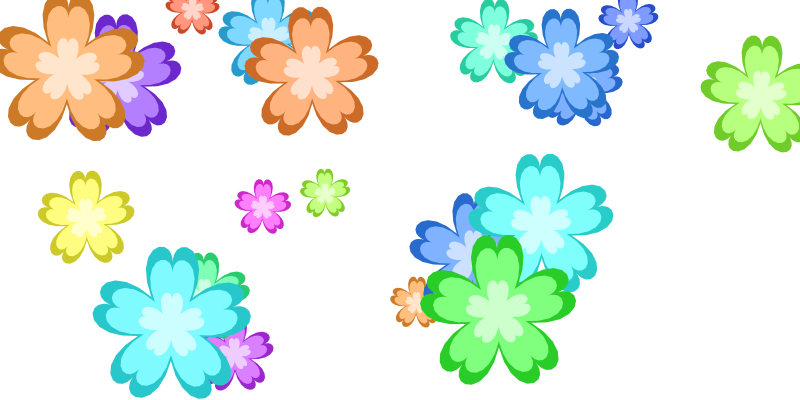
Frame 1 (no input)
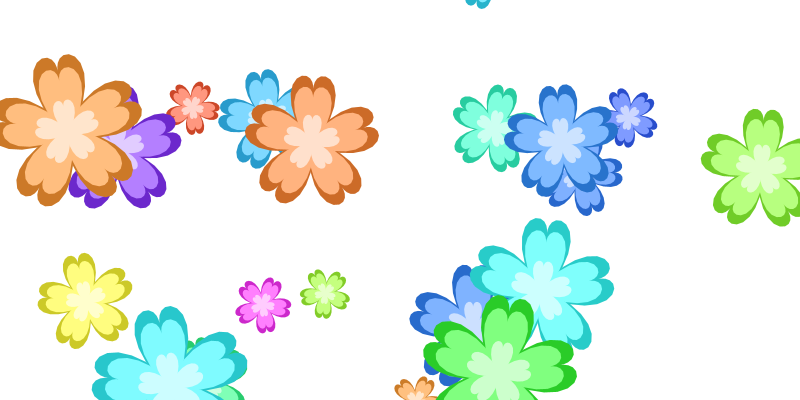
Frame 60 (the mouse pressed at the canvas centre just before this capture)
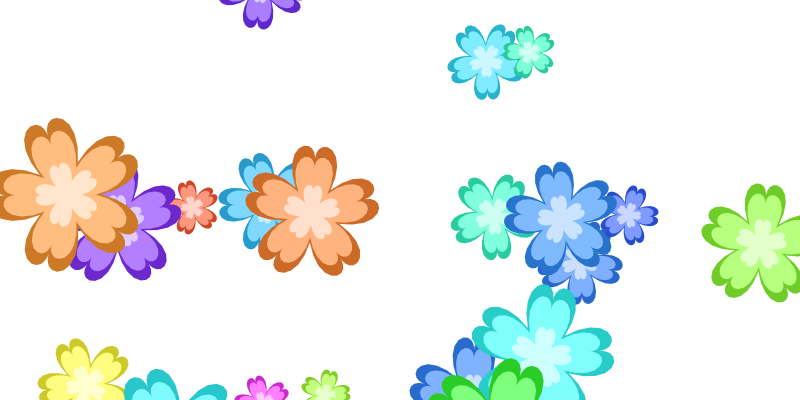
Frame 120 (the mouse held since frame 60 and released just before this capture)

The Processing sketch that drew these frames (run headless with seeded random() and noise(); from frame 60 on, the mouse is pressed at the canvas centre):

// Processing sketch: processing_86103
// ── processing_86103.pde

Sakura[] sakura = new Sakura[20];

void setup() {
  size(800,400);
  colorMode(HSB, 360, 100, 100);
  background(360);
  smooth();

  for (int i = 0; i < sakura.length;i++) {
    sakura[i] = new Sakura();
  }

  noStroke();
}

void draw() {
  background(360);
  for (int i = 0; i < sakura.length;i++) {
    sakura[i].move();
    sakura[i].display();
  }
}

class Sakura {
  float s ;
  float inner_s;
  float ch;
  int cs;
  int cv;

  float x;
  float y;
  float spd;

  float color_theta;

  float t;

  float flg;

  Sakura() {
    s = random(0.3, 1);
    ch = random(360);

    x = random(width);
    y = random(height);

    spd = 2 - s;
    flg = random(1);
    
    color_theta = random(360);
  }

  void display() {


    pushMatrix();
    translate(x, y);
    rotate(radians(t));
    for (int j = 0 ; j < 3;j++) {
      if (j == 0) {
        inner_s = 1.2 * s;
        cs = 80;
        cv = 80;
      }
      else if (j == 1) {
        inner_s = 1 * s;
        cs = 50;
        cv = 100;
      }
      else {
        inner_s = 0.5 * s;
        cs = 20;
        cv = 100;
      }
      for (int i = 0; i < 5;i++) {
        pushMatrix();
        //translate(x, y);
        rotate(radians(360 * i / 5));
        fill(ch, cs, cv);
        heart(0, -30*inner_s, 45*inner_s, 75*inner_s);
        popMatrix();
      }
    }
    popMatrix();
  }

  void move() {
    y += spd;
    color_theta += spd;

    if (flg >= 0.5) {
      t += spd;
    }
    else {
      t -= spd;
    }

    if (y > height + 75*s) {
      y = -75*s;
      x = random(width);
      ch = random(360);
    }
  }

  //お借りしました
  //Proce55ing.walker,blog Processingで五角形・六角形・ハート形を描く 
  //http://blog.p5info.com/?p=28
  void heart(float centerX, float centerY, float width, float height) {
    final float WIDTH = width / 2 * 0.85;
    final float HEIGHT = height / 2;
    final float OFFSET = centerY - (HEIGHT / 6 * 5);
    beginShape();
    for (int i = 0; i < 30; i++) {
      float tx = abs(sin(radians(i * 12))) * (1 + cos(radians(i * 12))) * sin(radians(i * 12)) * WIDTH + centerX;
      float ty = (0.8 + cos(radians(i * 12))) * cos(radians(i * 12)) * HEIGHT + OFFSET;
      vertex(tx, ty);
    }
    endShape(CLOSE);
  }
}
